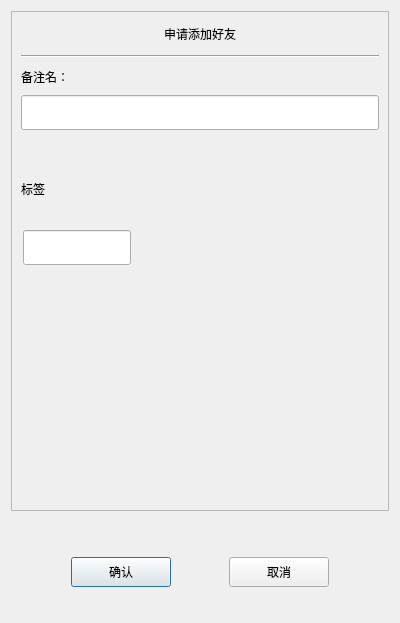
<?xml version="1.0" encoding="UTF-8"?>
<ui version="4.0">
 <class>AuthenFriend</class>
 <widget class="QDialog" name="AuthenFriend">
  <property name="geometry">
   <rect>
    <x>0</x>
    <y>0</y>
    <width>400</width>
    <height>623</height>
   </rect>
  </property>
  <property name="windowTitle">
   <string>Dialog</string>
  </property>
  <layout class="QVBoxLayout" name="verticalLayout">
   <item>
    <widget class="QScrollArea" name="scrollArea">
     <property name="minimumSize">
      <size>
       <width>0</width>
       <height>500</height>
      </size>
     </property>
     <property name="widgetResizable">
      <bool>true</bool>
     </property>
     <widget class="QWidget" name="scrollcontent">
      <property name="geometry">
       <rect>
        <x>0</x>
        <y>0</y>
        <width>376</width>
        <height>498</height>
       </rect>
      </property>
      <layout class="QVBoxLayout" name="verticalLayout_2">
       <property name="spacing">
        <number>0</number>
       </property>
       <property name="leftMargin">
        <number>0</number>
       </property>
       <property name="rightMargin">
        <number>0</number>
       </property>
       <item>
        <widget class="QLabel" name="apply_lb">
         <property name="minimumSize">
          <size>
           <width>0</width>
           <height>25</height>
          </size>
         </property>
         <property name="maximumSize">
          <size>
           <width>16777215</width>
           <height>25</height>
          </size>
         </property>
         <property name="text">
          <string>申请添加好友</string>
         </property>
         <property name="alignment">
          <set>Qt::AlignCenter</set>
         </property>
        </widget>
       </item>
       <item>
        <widget class="QWidget" name="apply_wid" native="true">
         <layout class="QVBoxLayout" name="verticalLayout_3">
          <item>
           <widget class="Line" name="line">
            <property name="orientation">
             <enum>Qt::Horizontal</enum>
            </property>
           </widget>
          </item>
          <item>
           <widget class="QLabel" name="label_2">
            <property name="minimumSize">
             <size>
              <width>0</width>
              <height>25</height>
             </size>
            </property>
            <property name="maximumSize">
             <size>
              <width>16777215</width>
              <height>25</height>
             </size>
            </property>
            <property name="text">
             <string>备注名：</string>
            </property>
           </widget>
          </item>
          <item>
           <widget class="CustomizeEdit" name="back_ed">
            <property name="minimumSize">
             <size>
              <width>0</width>
              <height>35</height>
             </size>
            </property>
            <property name="maximumSize">
             <size>
              <width>16777215</width>
              <height>35</height>
             </size>
            </property>
           </widget>
          </item>
          <item>
           <spacer name="verticalSpacer_3">
            <property name="orientation">
             <enum>Qt::Vertical</enum>
            </property>
            <property name="sizeType">
             <enum>QSizePolicy::Fixed</enum>
            </property>
            <property name="sizeHint" stdset="0">
             <size>
              <width>20</width>
              <height>40</height>
             </size>
            </property>
           </spacer>
          </item>
          <item>
           <widget class="QLabel" name="label_3">
            <property name="minimumSize">
             <size>
              <width>0</width>
              <height>25</height>
             </size>
            </property>
            <property name="maximumSize">
             <size>
              <width>16777215</width>
              <height>25</height>
             </size>
            </property>
            <property name="text">
             <string>标签</string>
            </property>
           </widget>
          </item>
          <item>
           <widget class="QWidget" name="lb_group_wid" native="true">
            <property name="minimumSize">
             <size>
              <width>0</width>
              <height>50</height>
             </size>
            </property>
            <property name="maximumSize">
             <size>
              <width>16777215</width>
              <height>16777215</height>
             </size>
            </property>
            <layout class="QVBoxLayout" name="verticalLayout_5">
             <property name="spacing">
              <number>0</number>
             </property>
             <property name="leftMargin">
              <number>0</number>
             </property>
             <property name="topMargin">
              <number>0</number>
             </property>
             <property name="rightMargin">
              <number>0</number>
             </property>
             <property name="bottomMargin">
              <number>0</number>
             </property>
             <item>
              <widget class="QWidget" name="gridWidget" native="true">
               <property name="minimumSize">
                <size>
                 <width>0</width>
                 <height>40</height>
                </size>
               </property>
               <property name="maximumSize">
                <size>
                 <width>16777215</width>
                 <height>40</height>
                </size>
               </property>
               <widget class="QLineEdit" name="lb_ed">
                <property name="enabled">
                 <bool>true</bool>
                </property>
                <property name="geometry">
                 <rect>
                  <x>2</x>
                  <y>2</y>
                  <width>108</width>
                  <height>35</height>
                 </rect>
                </property>
                <property name="maximumSize">
                 <size>
                  <width>16777215</width>
                  <height>35</height>
                 </size>
                </property>
               </widget>
              </widget>
             </item>
             <item>
              <widget class="QWidget" name="input_tip_wid" native="true">
               <property name="minimumSize">
                <size>
                 <width>0</width>
                 <height>35</height>
                </size>
               </property>
               <property name="maximumSize">
                <size>
                 <width>16777215</width>
                 <height>35</height>
                </size>
               </property>
               <layout class="QVBoxLayout" name="verticalLayout_6">
                <property name="spacing">
                 <number>0</number>
                </property>
                <property name="leftMargin">
                 <number>0</number>
                </property>
                <property name="topMargin">
                 <number>0</number>
                </property>
                <property name="rightMargin">
                 <number>0</number>
                </property>
                <property name="bottomMargin">
                 <number>0</number>
                </property>
                <item>
                 <widget class="ClickedOnceLabel" name="tip_lb">
                  <property name="text">
                   <string/>
                  </property>
                 </widget>
                </item>
               </layout>
              </widget>
             </item>
            </layout>
           </widget>
          </item>
          <item>
           <widget class="QWidget" name="widget" native="true">
            <property name="minimumSize">
             <size>
              <width>0</width>
              <height>60</height>
             </size>
            </property>
            <layout class="QHBoxLayout" name="horizontalLayout_2">
             <property name="spacing">
              <number>0</number>
             </property>
             <property name="leftMargin">
              <number>0</number>
             </property>
             <property name="topMargin">
              <number>0</number>
             </property>
             <property name="rightMargin">
              <number>0</number>
             </property>
             <property name="bottomMargin">
              <number>0</number>
             </property>
             <item>
              <widget class="QWidget" name="lb_list" native="true">
               <property name="minimumSize">
                <size>
                 <width>287</width>
                 <height>50</height>
                </size>
               </property>
               <property name="maximumSize">
                <size>
                 <width>287</width>
                 <height>16777215</height>
                </size>
               </property>
              </widget>
             </item>
             <item>
              <widget class="QWidget" name="more_lb_wid" native="true">
               <property name="minimumSize">
                <size>
                 <width>30</width>
                 <height>0</height>
                </size>
               </property>
               <property name="maximumSize">
                <size>
                 <width>30</width>
                 <height>16777215</height>
                </size>
               </property>
               <layout class="QVBoxLayout" name="verticalLayout_4">
                <property name="leftMargin">
                 <number>0</number>
                </property>
                <property name="topMargin">
                 <number>0</number>
                </property>
                <property name="rightMargin">
                 <number>0</number>
                </property>
                <property name="bottomMargin">
                 <number>0</number>
                </property>
                <item>
                 <widget class="ClickedOnceLabel" name="more_lb">
                  <property name="minimumSize">
                   <size>
                    <width>25</width>
                    <height>25</height>
                   </size>
                  </property>
                  <property name="maximumSize">
                   <size>
                    <width>25</width>
                    <height>25</height>
                   </size>
                  </property>
                  <property name="text">
                   <string/>
                  </property>
                  <property name="alignment">
                   <set>Qt::AlignCenter</set>
                  </property>
                 </widget>
                </item>
               </layout>
              </widget>
             </item>
            </layout>
           </widget>
          </item>
         </layout>
        </widget>
       </item>
      </layout>
     </widget>
    </widget>
   </item>
   <item>
    <spacer name="verticalSpacer">
     <property name="orientation">
      <enum>Qt::Vertical</enum>
     </property>
     <property name="sizeType">
      <enum>QSizePolicy::Fixed</enum>
     </property>
     <property name="sizeHint" stdset="0">
      <size>
       <width>0</width>
       <height>30</height>
      </size>
     </property>
    </spacer>
   </item>
   <item>
    <widget class="QWidget" name="apply_sure_wid" native="true">
     <property name="minimumSize">
      <size>
       <width>0</width>
       <height>50</height>
      </size>
     </property>
     <layout class="QHBoxLayout" name="horizontalLayout">
      <item>
       <spacer name="horizontalSpacer">
        <property name="orientation">
         <enum>Qt::Horizontal</enum>
        </property>
        <property name="sizeHint" stdset="0">
         <size>
          <width>40</width>
          <height>20</height>
         </size>
        </property>
       </spacer>
      </item>
      <item>
       <widget class="ClickedBtn" name="sure_btn">
        <property name="minimumSize">
         <size>
          <width>100</width>
          <height>30</height>
         </size>
        </property>
        <property name="maximumSize">
         <size>
          <width>100</width>
          <height>30</height>
         </size>
        </property>
        <property name="text">
         <string>确认</string>
        </property>
       </widget>
      </item>
      <item>
       <spacer name="horizontalSpacer_3">
        <property name="orientation">
         <enum>Qt::Horizontal</enum>
        </property>
        <property name="sizeHint" stdset="0">
         <size>
          <width>40</width>
          <height>20</height>
         </size>
        </property>
       </spacer>
      </item>
      <item>
       <widget class="ClickedBtn" name="cancel_btn">
        <property name="minimumSize">
         <size>
          <width>100</width>
          <height>30</height>
         </size>
        </property>
        <property name="text">
         <string>取消</string>
        </property>
       </widget>
      </item>
      <item>
       <spacer name="horizontalSpacer_2">
        <property name="orientation">
         <enum>Qt::Horizontal</enum>
        </property>
        <property name="sizeHint" stdset="0">
         <size>
          <width>40</width>
          <height>20</height>
         </size>
        </property>
       </spacer>
      </item>
     </layout>
    </widget>
   </item>
   <item>
    <spacer name="verticalSpacer_2">
     <property name="orientation">
      <enum>Qt::Vertical</enum>
     </property>
     <property name="sizeHint" stdset="0">
      <size>
       <width>20</width>
       <height>40</height>
      </size>
     </property>
    </spacer>
   </item>
  </layout>
 </widget>
 <customwidgets>
  <customwidget>
   <class>ClickedBtn</class>
   <extends>QPushButton</extends>
   <header location="global">clickedbtn.h</header>
  </customwidget>
  <customwidget>
   <class>CustomizeEdit</class>
   <extends>QLineEdit</extends>
   <header location="global">customizeedit.h</header>
  </customwidget>
  <customwidget>
   <class>ClickedOnceLabel</class>
   <extends>QLabel</extends>
   <header location="global">clickedoncelabel.h</header>
  </customwidget>
 </customwidgets>
 <resources/>
 <connections/>
</ui>
